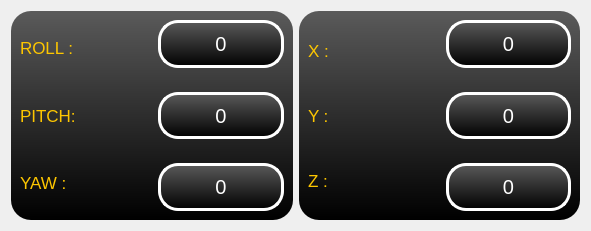
      <widget class="QWidget" name="horizontalLayoutWidget_2">
       <property name="geometry">
        <rect>
         <x>40</x>
         <y>200</y>
         <width>591</width>
         <height>231</height>
        </rect>
       </property>
       <layout class="QHBoxLayout" name="horizontalLayout_4">
        <item>
         <widget class="QWidget" name="orientation_widget" native="true">
          <property name="styleSheet">
           <string notr="true">border-radius:20%;
background-color:qlineargradient(spread:pad, x1:1, y1:1, x2:1, y2:0, stop:0 rgba(0, 0, 0, 255), stop:1 rgba(90, 90, 90, 255));
color:white
</string>
          </property>
          <layout class="QVBoxLayout" name="verticalLayout_5">
           <item>
            <layout class="QHBoxLayout" name="horizontalLayout">
             <property name="spacing">
              <number>12</number>
             </property>
             <property name="leftMargin">
              <number>0</number>
             </property>
             <property name="rightMargin">
              <number>0</number>
             </property>
             <property name="bottomMargin">
              <number>0</number>
             </property>
             <item>
              <layout class="QVBoxLayout" name="verticalLayout_3">
               <item>
                <widget class="QLabel" name="ROLL">
                 <property name="font">
                  <font>
                   <pointsize>13</pointsize>
                  </font>
                 </property>
                 <property name="styleSheet">
                  <string notr="true">
background-color: qlineargradient(spread:pad, x1:0, y1:0, x2:1, y2:1, stop:0.00526316 rgba(16, 7, 13, 0), stop:0.7 rgba(0, 0, 0, 0), stop:0.926316 rgba(253, 208, 60, 0));
color: #fdc600;</string>
                 </property>
                 <property name="text">
                  <string>ROLL : </string>
                 </property>
                </widget>
               </item>
               <item>
                <widget class="QLabel" name="PITCH">
                 <property name="font">
                  <font>
                   <pointsize>13</pointsize>
                  </font>
                 </property>
                 <property name="styleSheet">
                  <string notr="true">
background-color: qlineargradient(spread:pad, x1:0, y1:0, x2:1, y2:1, stop:0.00526316 rgba(16, 7, 13, 0), stop:0.7 rgba(0, 0, 0, 0), stop:0.926316 rgba(253, 208, 60, 0));
color: #fdc600;</string>
                 </property>
                 <property name="text">
                  <string>PITCH:</string>
                 </property>
                </widget>
               </item>
               <item>
                <widget class="QLabel" name="YAW">
                 <property name="font">
                  <font>
                   <pointsize>13</pointsize>
                  </font>
                 </property>
                 <property name="styleSheet">
                  <string notr="true">
background-color: qlineargradient(spread:pad, x1:0, y1:0, x2:1, y2:1, stop:0.00526316 rgba(16, 7, 13, 0), stop:0.7 rgba(0, 0, 0, 0), stop:0.926316 rgba(253, 208, 60, 0));
color: #fdc600;</string>
                 </property>
                 <property name="text">
                  <string>YAW :</string>
                 </property>
                </widget>
               </item>
              </layout>
             </item>
             <item>
              <layout class="QVBoxLayout" name="verticalLayout_4">
               <property name="spacing">
                <number>24</number>
               </property>
               <item>
                <widget class="QLabel" name="roll_veri">
                 <property name="font">
                  <font>
                   <pointsize>15</pointsize>
                  </font>
                 </property>
                 <property name="styleSheet">
                  <string notr="true">border:3px solid #fff;

border-radius:20%</string>
                 </property>
                 <property name="text">
                  <string>0</string>
                 </property>
                 <property name="alignment">
                  <set>Qt::AlignCenter</set>
                 </property>
                </widget>
               </item>
               <item>
                <widget class="QLabel" name="pitch_veri">
                 <property name="font">
                  <font>
                   <pointsize>15</pointsize>
                  </font>
                 </property>
                 <property name="styleSheet">
                  <string notr="true">border:3px solid #fff;

border-radius:20%</string>
                 </property>
                 <property name="text">
                  <string>0</string>
                 </property>
                 <property name="alignment">
                  <set>Qt::AlignCenter</set>
                 </property>
                </widget>
               </item>
               <item>
                <widget class="QLabel" name="yaw_veri">
                 <property name="font">
                  <font>
                   <pointsize>15</pointsize>
                  </font>
                 </property>
                 <property name="layoutDirection">
                  <enum>Qt::LeftToRight</enum>
                 </property>
                 <property name="styleSheet">
                  <string notr="true">border:3px solid #fff;
border-radius:20%</string>
                 </property>
                 <property name="text">
                  <string>0</string>
                 </property>
                 <property name="alignment">
                  <set>Qt::AlignCenter</set>
                 </property>
                </widget>
               </item>
              </layout>
             </item>
            </layout>
           </item>
          </layout>
         </widget>
        </item>
        <item>
         <widget class="QWidget" name="acceleration_widget" native="true">
          <property name="styleSheet">
           <string notr="true">border-radius:20%;
background-color:qlineargradient(spread:pad, x1:1, y1:1, x2:1, y2:0, stop:0 rgba(0, 0, 0, 255), stop:1 rgba(90, 90, 90, 255));
color:white;
</string>
          </property>
          <layout class="QVBoxLayout" name="verticalLayout_6">
           <item>
            <layout class="QHBoxLayout" name="horizontalLayout_2">
             <property name="spacing">
              <number>12</number>
             </property>
             <property name="leftMargin">
              <number>0</number>
             </property>
             <property name="rightMargin">
              <number>0</number>
             </property>
             <property name="bottomMargin">
              <number>0</number>
             </property>
             <item>
              <layout class="QVBoxLayout" name="verticalLayout_7">
               <property name="spacing">
                <number>4</number>
               </property>
               <property name="rightMargin">
                <number>11</number>
               </property>
               <item>
                <widget class="QLabel" name="ACCELERATION_x">
                 <property name="font">
                  <font>
                   <pointsize>13</pointsize>
                  </font>
                 </property>
                 <property name="styleSheet">
                  <string notr="true">
background-color: qlineargradient(spread:pad, x1:0, y1:0, x2:1, y2:1, stop:0.00526316 rgba(16, 7, 13, 0), stop:0.7 rgba(0, 0, 0, 0), stop:0.926316 rgba(253, 208, 60, 0));
color: #fdc600;</string>
                 </property>
                 <property name="text">
                  <string>X :</string>
                 </property>
                </widget>
               </item>
               <item>
                <widget class="QLabel" name="ACCELERATION_y">
                 <property name="font">
                  <font>
                   <pointsize>13</pointsize>
                  </font>
                 </property>
                 <property name="styleSheet">
                  <string notr="true">
background-color: qlineargradient(spread:pad, x1:0, y1:0, x2:1, y2:1, stop:0.00526316 rgba(16, 7, 13, 0), stop:0.7 rgba(0, 0, 0, 0), stop:0.926316 rgba(253, 208, 60, 0));
color: #fdc600;</string>
                 </property>
                 <property name="text">
                  <string>Y :</string>
                 </property>
                </widget>
               </item>
               <item>
                <widget class="QLabel" name="ACCELERATION_z">
                 <property name="font">
                  <font>
                   <pointsize>13</pointsize>
                  </font>
                 </property>
                 <property name="styleSheet">
                  <string notr="true">
background-color: qlineargradient(spread:pad, x1:0, y1:0, x2:1, y2:1, stop:0.00526316 rgba(16, 7, 13, 0), stop:0.7 rgba(0, 0, 0, 0), stop:0.926316 rgba(253, 208, 60, 0));
color: #fdc600;</string>
                 </property>
                 <property name="text">
                  <string>Z :</string>
                 </property>
                </widget>
               </item>
              </layout>
             </item>
             <item>
              <layout class="QVBoxLayout" name="verticalLayout_8">
               <property name="spacing">
                <number>24</number>
               </property>
               <item>
                <widget class="QLabel" name="acceleration_x">
                 <property name="font">
                  <font>
                   <pointsize>15</pointsize>
                  </font>
                 </property>
                 <property name="styleSheet">
                  <string notr="true">border:3px solid #fff;

border-radius:20%</string>
                 </property>
                 <property name="text">
                  <string>0</string>
                 </property>
                 <property name="alignment">
                  <set>Qt::AlignCenter</set>
                 </property>
                </widget>
               </item>
               <item>
                <widget class="QLabel" name="acceleration_y">
                 <property name="font">
                  <font>
                   <pointsize>15</pointsize>
                  </font>
                 </property>
                 <property name="styleSheet">
                  <string notr="true">border:3px solid #fff;

border-radius:20%</string>
                 </property>
                 <property name="text">
                  <string>0</string>
                 </property>
                 <property name="alignment">
                  <set>Qt::AlignCenter</set>
                 </property>
                </widget>
               </item>
               <item>
                <widget class="QLabel" name="acceleration_z">
                 <property name="font">
                  <font>
                   <pointsize>15</pointsize>
                  </font>
                 </property>
                 <property name="layoutDirection">
                  <enum>Qt::LeftToRight</enum>
                 </property>
                 <property name="styleSheet">
                  <string notr="true">border:3px solid #fff;
border-radius:20%</string>
                 </property>
                 <property name="text">
                  <string>0</string>
                 </property>
                 <property name="alignment">
                  <set>Qt::AlignCenter</set>
                 </property>
                </widget>
               </item>
              </layout>
             </item>
            </layout>
           </item>
          </layout>
         </widget>
        </item>
       </layout>
      </widget>
